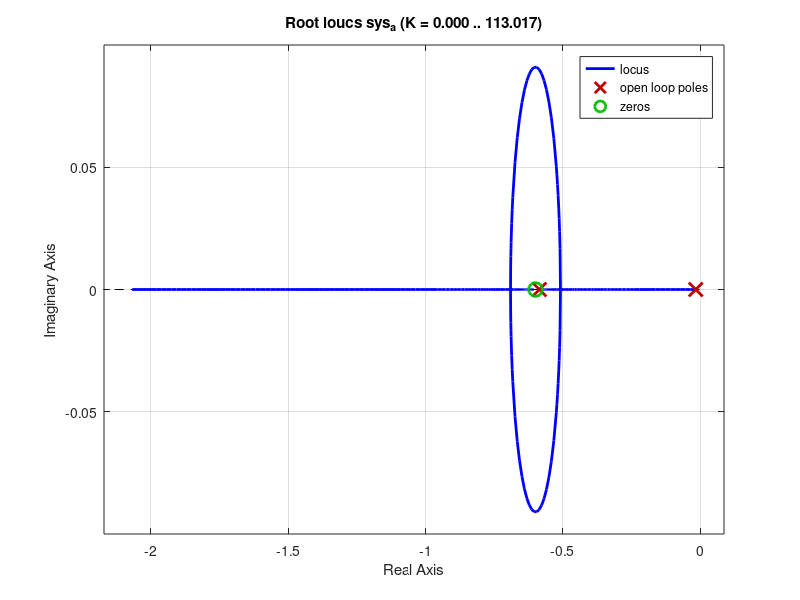
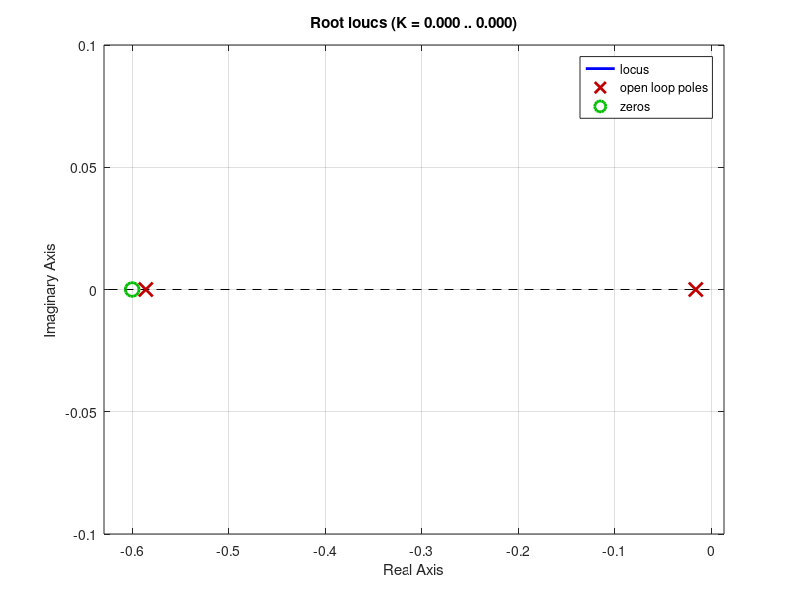

Here is the MATLAB script that generated these plots, in order:
k_p = (0.99*0.0572)/(0.01*0.11*0.6)
sys_a = tf(0.11*[1 0.6], [6 3.6127 0.0572]);
figure
rlocus(sys_a)
figure
rlocus(-sys_a)